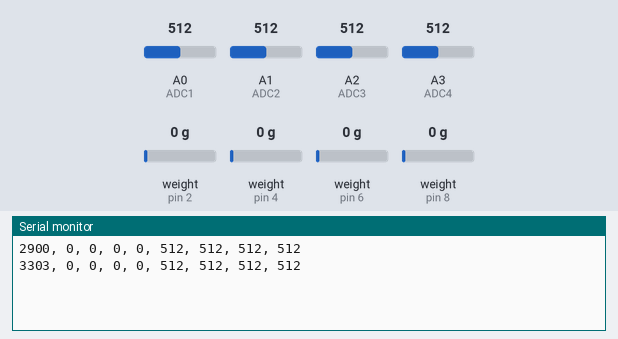
Recording of a sketch running on a simulated Arduino Uno, built with avr-gcc and run on an emulated ATmega328P. Shown: the last lines printed to the serial monitor. The test bench sets the inputs (shaded band); at power-on: weight on the scale (sensors on pin 2, pin 4, pin 6, pin 8) 0 g, A0 (ADC1) = 512, A1 (ADC2) = 512, A2 (ADC3) = 512, A3 (ADC4) = 512.

Above: at 3.7 s.
3.8 s: weight on the scale (sensor on pin 2) set to 100 g
At 3.96 s:
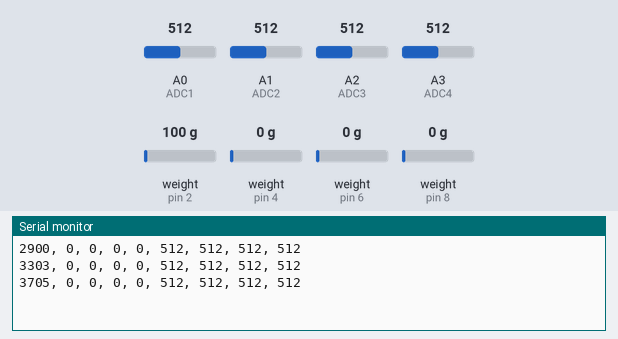
5.3 s: weight on the scale (sensor on pin 4) set to 100 g
At 5.57 s:
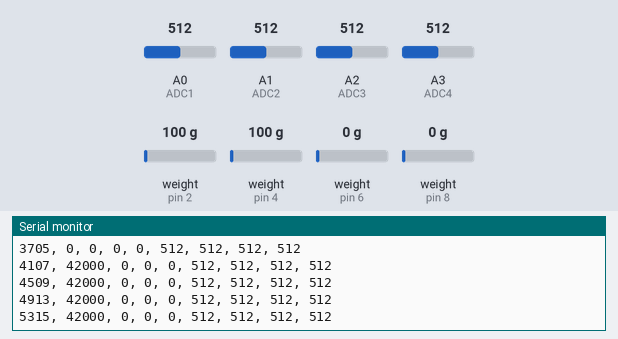
6.8 s: weight on the scale (sensor on pin 6) set to 100 g
At 7.18 s:
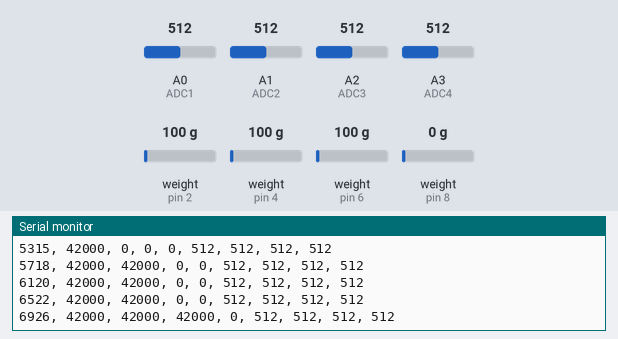
8.3 s: weight on the scale (sensor on pin 8) set to 100 g
At 8.39 s:
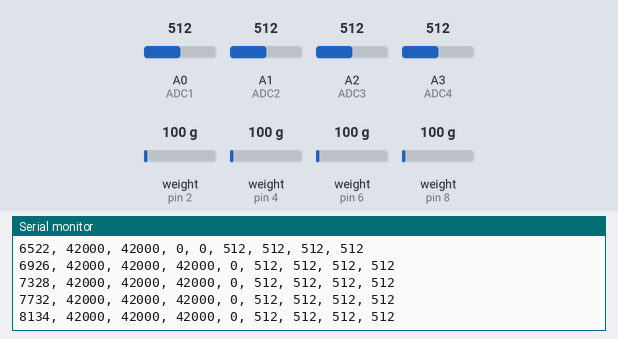
9.8 s: A0 (ADC1) set to 716
At 10.0 s:
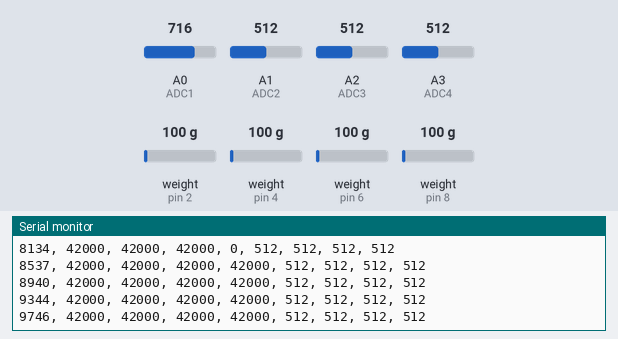
11.3 s: A1 (ADC2) set to 716
At 11.62 s:
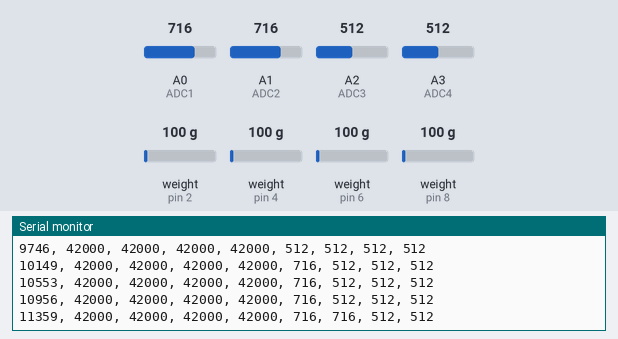
Timing chart, 0 to 13.8 s (numbered marks = the images above; inputs shaded):
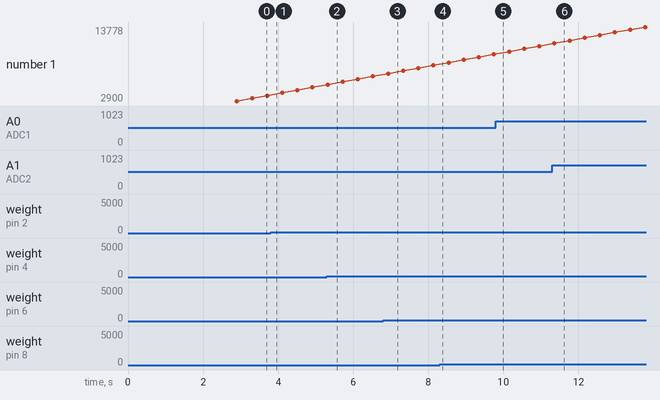

Measured:
- after the input at 6.8 s, the serial monitor: prints a new line after 0.13 s (image 3)
- after the input at 11.3 s, the serial monitor: prints a new line after 0.06 s (image 6)
- plotted number 1: 3705 → 4913 after the input at 3.8 s, 6522 → 8134 after the input at 6.8 s

The sketch:

bancada.ino
```cpp
// Create a code to receive data from 4 different load cells attached to a HX711 and 4 different pressure sensors attached to the ADCs of the ESP32
// The data will be saved into a sd card

#include <Arduino.h>
#include <HX711.h>
#include <SPI.h>
#include <SD.h>
#include <Wire.h>

// // Define the pins used by the first load cell
// #define DOUT1  25
// #define CLK1   26
// // Define the pins used by the second load cell
// #define DOUT2  14
// #define CLK2   32
// // Define the pins used by the third load cell
// #define DOUT3  15
// #define CLK3   33
// // Define the pins used by the fourth load cell
// #define DOUT4  27
// #define CLK4   12

// // Define the pins used by the pressure sensors
// #define ADC1 34 // A2
// #define ADC2 39 // A3
// #define ADC3 36 // A4
// #define ADC4 35 //  A5

// Define the pins used by the first load cell
#define DOUT1  2
#define CLK1   3
// Define the pins used by the second load cell
#define DOUT2  4
#define CLK2   5
// Define the pins used by the third load cell
#define DOUT3  6
#define CLK3   7
// Define the pins used by the fourth load cell
#define DOUT4  8
#define CLK4   9

// Define the pins used by the pressure sensors
#define ADC1 A0 // A2
#define ADC2 A1 // A3
#define ADC3 A2 // A4
#define ADC4 A3 //  A5

// Define the pins used by the SD card
#define SD_CS  5

// Define the pins used by the button to control the data collection
#define BUTTON_PIN 4

// Initialize the HX711 objects
HX711 scale1;
HX711 scale2;
HX711 scale3;
HX711 scale4;

void setup()
{
    Serial.begin(115200);

    delay(500);

    // Initialize the HX711
    scale1.begin(DOUT1, CLK1);
    scale2.begin(DOUT2, CLK2);
    scale3.begin(DOUT3, CLK3);
    scale4.begin(DOUT4, CLK4);

    delay(2000);

    // Check if the HX711 is connected
    if (!scale1.is_ready())
    {
        Serial.println("HX711 No.1 not found");
        // return;
    }
    if (!scale2.is_ready())
    {
        Serial.println("HX711 No.2 not found");
        // return;
    }
    if (!scale3.is_ready())
    {
        Serial.println("HX711 No.3 not found");
        // return;
    }
    if (!scale4.is_ready())
    {
        Serial.println("HX711 No.4 not found");
        // return;
    }

    // Initialize the SD card
    // if (!SD.begin(SD_CS))
    // {
    //     Serial.println("Card Mount Failed");
    //    return;
    // }

    // Initialize the pressure sensors pins
    pinMode(ADC1, INPUT);
    pinMode(ADC2, INPUT);
    pinMode(ADC3, INPUT);
    pinMode(ADC4, INPUT);

    // Initialize the button pin
    pinMode(BUTTON_PIN, INPUT_PULLUP);
}

void loop()
{

    // Read the data from the load cells
    long reading1 = scale1.read();
    long reading2 = scale2.read();
    long reading3 = scale3.read();
    long reading4 = scale4.read();

    // Read the data from the pressure sensors
    int reading5 = analogRead(ADC1);
    int reading6 = analogRead(ADC2);
    int reading7 = analogRead(ADC3);
    int reading8 = analogRead(ADC4);

    // Print the data into the serial monitor
    Serial.print(millis());
    Serial.print(", ");
    Serial.print(reading1);
    Serial.print(", ");
    Serial.print(reading2);
    Serial.print(", ");
    Serial.print(reading3);
    Serial.print(", ");
    Serial.print(reading4);
    Serial.print(", ");
    Serial.print(reading5);
    Serial.print(", ");
    Serial.print(reading6);
    Serial.print(", ");
    Serial.print(reading7);
    Serial.print(", ");
    Serial.println(reading8);

    // // Wait 1 second
    // delay(1000);
}
```
